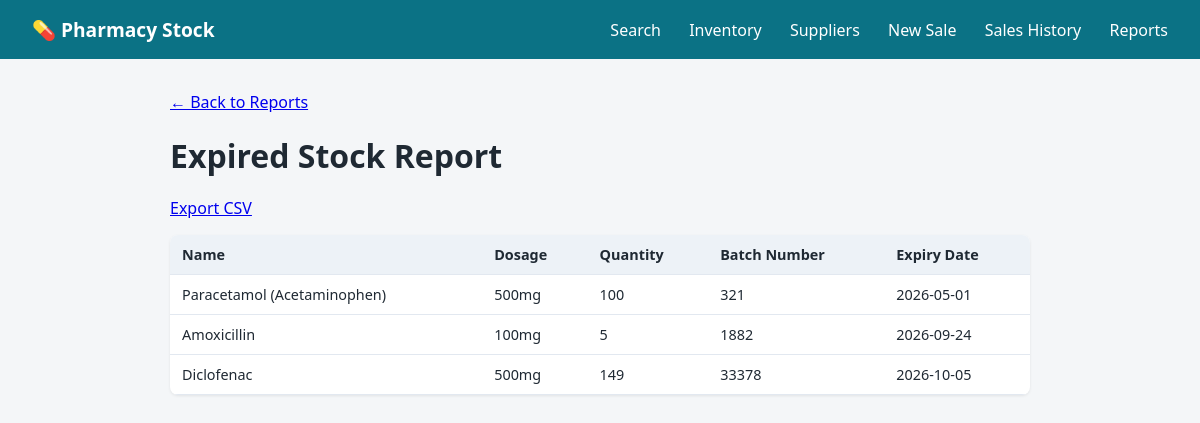
The page /reports/expired on the database its author committed.
### tables this page shows
CREATE TABLE medicines (
            id INTEGER PRIMARY KEY AUTOINCREMENT,
            name TEXT NOT NULL,
            dosage TEXT NOT NULL,
            quantity INTEGER NOT NULL,
            batch_number TEXT NOT NULL,
            expiry_date TEXT NOT NULL,
            unit_price REAL NOT NULL DEFAULT 0,
            supplier_id INTEGER,
            FOREIGN KEY (supplier_id) REFERENCES suppliers (id)
        );

### app.py (the view)
@app.route("/reports/expired")
def expired_view():
    conn = get_db_connection()
    medicines = get_expired_medicines(conn)
    conn.close()
    return render_template("report_table.html",
                            title="Expired Stock Report", medicines=medicines,
                            columns=["name", "dosage", "quantity", "batch_number", "expiry_date"],
                            report_type="expired", threshold=None)

### app.py (called while the page is built)
def get_db_connection():
    conn = sqlite3.connect(DB_NAME)
    conn.row_factory = sqlite3.Row  # lets us access columns by name
    conn.execute("PRAGMA foreign_keys = ON")
    return conn

def get_expired_medicines(conn):
    today = date.today().isoformat()
    return conn.execute(
        "SELECT * FROM medicines WHERE expiry_date < ? ORDER BY expiry_date", (today,)
    ).fetchall()

### templates/report_table.html (shortened to what this page needs)
{% extends "base.html" %}
{% block content %}
    <p><a href="{{ url_for('reports_dashboard') }}">&larr; Back to Reports</a></p>
    <h1>{{ title }}</h1>
    <p><a href="{{ url_for('export_report', report_type=report_type) }}">Export CSV</a></p>
    <table>
        <thead>
            <tr>
                {% for col in columns %}
                    <th>{{ col.replace('_', ' ').title() }}</th>
                {% endfor %}
            </tr>
        </thead>
        <tbody>
            {% for m in medicines %}
                <tr>
                    {% for col in columns %}
                        <td>{{ m[col] }}</td>
                    {% endfor %}
                </tr>
            {% else %}
                <tr><td colspan="{{ columns|length }}">No records found.</td></tr>
            {% endfor %}
        </tbody>
    </table>
{% endblock %}

### static/style.css (style rules this page uses)
* { box-sizing: border-box; }
body { font-family: 'Segoe UI', Arial, sans-serif; margin: 0; background: #f4f6f8; color: #1f2933; }
h1 { margin-bottom: 20px; }
table { width: 100%; border-collapse: collapse; background: white; box-shadow: 0 1px 3px rgba(0,0,0,0.08); border-radius: 8px; overflow: hidden; }
th, td { padding: 10px 12px; text-align: left; border-bottom: 1px solid #e2e8f0; font-size: 0.9rem; }
th { background: #edf2f7; font-weight: 600; }

### rows shown on the page
medicines: name "Paracetamol (Acetaminophen)" "500mg" "100" "321" "2026-05-01"
medicines: name "Amoxicillin" "100mg" "5" "1882" "2026-09-24"
medicines: name "Diclofenac" "500mg" "149" "33378" "2026-10-05"

### other values the page prints
{{ title }} "Expired Stock Report"
{{ col.replace('_', ' ').title() }} "Name" "Dosage" "Quantity" "Batch Number" "Expiry Date"
